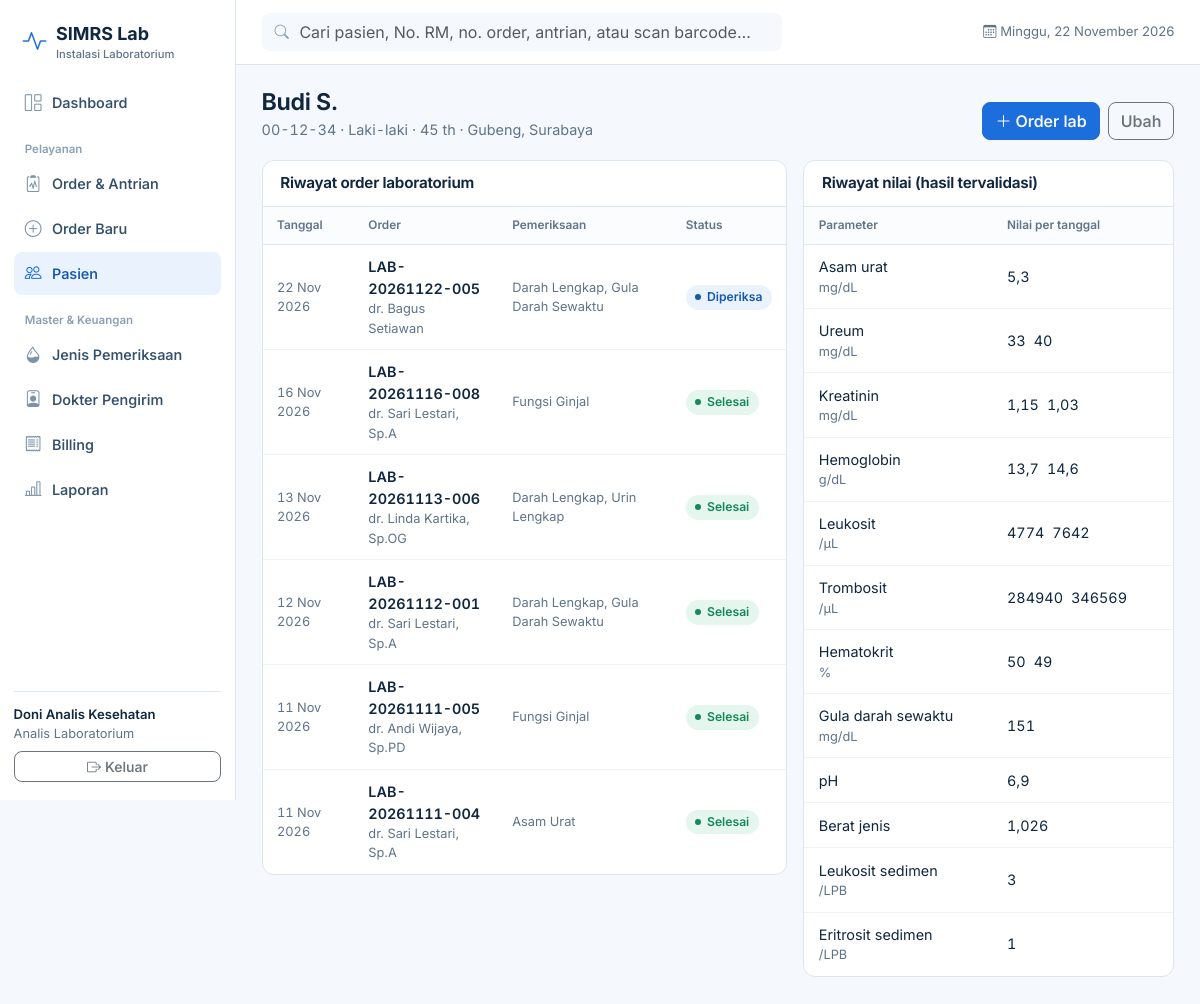
The page /patients/1 (signed in) on the database its author committed.
### tables this page shows
CREATE TABLE user (
    id            INTEGER PRIMARY KEY AUTOINCREMENT,
    username      TEXT NOT NULL UNIQUE,
    password_hash TEXT NOT NULL,
    nama          TEXT NOT NULL,
    role          TEXT NOT NULL CHECK (role IN ('admin','analis','dokter')),
    aktif         INTEGER NOT NULL DEFAULT 1
);

CREATE TABLE patient (
    id             INTEGER PRIMARY KEY AUTOINCREMENT,
    no_rm          TEXT NOT NULL UNIQUE,
    nama           TEXT NOT NULL,
    jenis_kelamin  TEXT NOT NULL CHECK (jenis_kelamin IN ('L','P')),
    tgl_lahir      TEXT NOT NULL,            -- YYYY-MM-DD
    alamat         TEXT,
    no_hp          TEXT,
    created_at     TEXT NOT NULL DEFAULT (datetime('now','localtime'))
);

CREATE TABLE billing (
    id          INTEGER PRIMARY KEY AUTOINCREMENT,
    order_id    INTEGER NOT NULL UNIQUE REFERENCES lab_order(id) ON DELETE CASCADE,
    total       INTEGER NOT NULL DEFAULT 0,
    status      TEXT NOT NULL DEFAULT 'belum' CHECK (status IN ('belum','lunas')),
    dibayar_at  TEXT,
    metode      TEXT
);

CREATE TABLE lab_order (
    id              INTEGER PRIMARY KEY AUTOINCREMENT,
    no_order        TEXT NOT NULL UNIQUE,   -- LAB-YYYYMMDD-001
    kode_antrian    TEXT NOT NULL,          -- B-05
    patient_id      INTEGER NOT NULL REFERENCES patient(id),
    doctor_id       INTEGER NOT NULL REFERENCES doctor(id),
    asal            TEXT NOT NULL DEFAULT 'Rawat Jalan',   -- Rawat Jalan / IGD / Rawat Inap
    prioritas       TEXT NOT NULL DEFAULT 'rutin' CHECK (prioritas IN ('rutin','cito')),
    catatan_klinis  TEXT,
    status          TEXT NOT NULL DEFAULT 'menunggu'
                    CHECK (status IN ('menunggu','dipanggil','sampel_diambil','diperiksa','selesai','batal')),
    tgl_order       TEXT NOT NULL,          -- YYYY-MM-DD HH:MM
    -- langkah 3: ambil sampel
    waktu_sampel    TEXT,
    jenis_sampel    TEXT,
    petugas_sampel  INTEGER REFERENCES user(id),
    barcode         TEXT UNIQUE,            -- langkah 4
    -- langkah 5-6: hasil & validasi
    waktu_hasil     TEXT,
    petugas_hasil   INTEGER REFERENCES user(id),
    waktu_validasi  TEXT,
    validator_id    INTEGER REFERENCES user(id),
    catatan_hasil   TEXT
);

CREATE TABLE doctor (
    id         INTEGER PRIMARY KEY AUTOINCREMENT,
    nama       TEXT NOT NULL,
    spesialis  TEXT NOT NULL,
    aktif      INTEGER NOT NULL DEFAULT 1
);

CREATE TABLE order_result (
    id            INTEGER PRIMARY KEY AUTOINCREMENT,
    order_id      INTEGER NOT NULL REFERENCES lab_order(id) ON DELETE CASCADE,
    parameter_id  INTEGER NOT NULL REFERENCES test_parameter(id),
    nilai         TEXT,
    flag          TEXT NOT NULL DEFAULT 'N' CHECK (flag IN ('N','H','L','HH','LL','A')),
    rujukan_teks  TEXT,                     -- snapshot rujukan yang dipakai
    sumber        TEXT NOT NULL DEFAULT 'manual' CHECK (sumber IN ('manual','alat')),
    UNIQUE (order_id, parameter_id)
);

CREATE TABLE test_parameter (
    id           INTEGER PRIMARY KEY AUTOINCREMENT,
    test_id      INTEGER NOT NULL REFERENCES lab_test(id) ON DELETE CASCADE,
    nama         TEXT NOT NULL,
    satuan       TEXT,
    tipe         TEXT NOT NULL DEFAULT 'angka' CHECK (tipe IN ('angka','pilihan')),
    ref_min_l    REAL,                      -- rujukan laki-laki
    ref_max_l    REAL,
    ref_min_p    REAL,                      -- rujukan perempuan
    ref_max_p    REAL,
    krit_min     REAL,                      -- nilai kritis bawah (opsional)
    krit_max     REAL,                      -- nilai kritis atas (opsional)
    pilihan      TEXT,                      -- daftar opsi dipisah '|', untuk tipe pilihan
    nilai_normal TEXT,                      -- opsi normal, untuk tipe pilihan
    desimal      INTEGER NOT NULL DEFAULT 1,
    urutan       INTEGER NOT NULL DEFAULT 0
);

### app/routes/patients.py (the view)
@bp.route("/<int:pid>")
def detail(pid):
    p = query("SELECT * FROM patient WHERE id=?", (pid,), one=True) or abort(404, "Pasien tidak ditemukan.")
    orders = query("""SELECT o.*, d.nama dokter, b.total, b.status bayar,
                      (SELECT GROUP_CONCAT(t.nama, ', ') FROM order_test ot JOIN lab_test t ON t.id=ot.test_id
                        WHERE ot.order_id=o.id) tests
                      FROM lab_order o JOIN doctor d ON d.id=o.doctor_id LEFT JOIN billing b ON b.order_id=o.id
                      WHERE o.patient_id=? ORDER BY o.tgl_order DESC""", (pid,))
    hist = query("""SELECT tp.nama, tp.satuan, r.nilai, r.flag, substr(o.tgl_order,1,10) tgl
                    FROM order_result r JOIN lab_order o ON o.id=r.order_id
                    JOIN test_parameter tp ON tp.id=r.parameter_id
                    WHERE o.patient_id=? AND o.status='selesai' AND tp.tipe='angka' ORDER BY o.tgl_order""", (pid,))
    trend = {}
    for h in hist:
        trend.setdefault(h["nama"], []).append(h)
    return render_template("patients/detail.html", p=p, orders=orders, trend=trend)

### app/db.py (called while the page is built)
def get_db():
    if "db" not in g:
        g.db = sqlite3.connect(current_app.config["DATABASE"])
        g.db.row_factory = sqlite3.Row
        g.db.execute("PRAGMA foreign_keys = ON")
    return g.db

def query(sql, args=(), one=False):
    cur = get_db().execute(sql, args)
    rows = cur.fetchall()
    cur.close()
    return (rows[0] if rows else None) if one else rows

### app/services.py (called while the page is built)
def age_of(tgl_lahir, today=None):
    today = today or date.today()
    y, m, d = map(int, tgl_lahir.split("-"))
    return today.year - y - ((today.month, today.day) < (m, d))

def tgl_indo(d, panjang=False):
    if isinstance(d, str):
        d = datetime.strptime(d[:10], "%Y-%m-%d")
    nama = BULAN_PANJANG if panjang else BULAN
    return f"{d.day} {nama[d.month - 1]} {d.year}"

def hari_ini_indo():
    d = datetime.now()
    return f"{HARI[d.weekday()]}, {tgl_indo(d, True)}"

### app/templates/patients/detail.html (shortened to what this page needs)
{% extends "base.html" %}{% block title %}{{ p.nama }}{% endblock %}
{% block content %}
{% import "_macros.html" as m with context %}
<div class="pagehead"><div><h1>{{ p.nama }}</h1><p class="mono">{{ p.no_rm }} · {{ 'Laki-laki' if p.jenis_kelamin == 'L' else 'Perempuan' }} · {{ p.tgl_lahir|umur }} th · {{ p.alamat }}</p></div>
  <div class="d-flex gap-2"><a class="btn btn-primary" href="{{ url_for('orders.baru', patient_id=p.id) }}"><i class="bi bi-plus-lg me-1"></i>Order lab</a>
    <a class="btn btn-outline-secondary" href="{{ url_for('patients.edit', pid=p.id) }}">Ubah</a>
      </div></div>
<div class="row g-3">
  <div class="col-xl-7"><div class="card"><div class="card-h"><h2>Riwayat order laboratorium</h2></div>
    {% if orders %}<div class="table-responsive"><table class="tbl"><thead><tr><th>Tanggal</th><th>Order</th><th>Pemeriksaan</th><th>Status</th></tr></thead><tbody>
      {% for o in orders %}<tr><td class="mono sub">{{ o.tgl_order|tgl }}</td>
        <td><a class="rowlink mono" href="{{ url_for('orders.detail', oid=o.id) }}">{{ o.no_order }}</a><div class="sub">{{ o.dokter }}</div></td>
        <td class="sub">{{ o.tests }}</td><td>{{ m.badge(o.status) }}</td></tr>{% endfor %}</tbody></table></div>
    {% else %}{{ m.empty('inbox', 'Belum ada order laboratorium.') }}{% endif %}</div></div>
  <div class="col-xl-5"><div class="card"><div class="card-h"><h2>Riwayat nilai (hasil tervalidasi)</h2></div>
    {% if trend %}<div class="table-responsive"><table class="tbl"><thead><tr><th>Parameter</th><th>Nilai per tanggal</th></tr></thead><tbody>
      {% for nama, items in trend.items() %}<tr><td>{{ nama }}<div class="sub">{{ items[0].satuan }}</div></td>
        <td>{% for h in items[-4:] %}<span class="me-2 mono {{ 'text-danger fw-bold' if h.flag != 'N' }}" title="{{ h.tgl|tgl }}">{{ h.nilai|angka_input }}</span>{% endfor %}</td></tr>{% endfor %}</tbody></table></div>
    {% else %}{{ m.empty('graph-up', 'Belum ada hasil tervalidasi.') }}{% endif %}</div></div>
</div>
{% endblock %}

### app/templates/base.html (shortened to what this page needs)
<!doctype html>
<html lang="id">
<head>
  <link rel="stylesheet" href="{{ url_for('static', filename='vendor/bootstrap.min.css') }}">
  <link rel="stylesheet" href="{{ url_for('static', filename='vendor/bootstrap-icons.min.css') }}">
  <link rel="stylesheet" href="{{ url_for('static', filename='css/app.css') }}">
</head>
<body>
{% import "_macros.html" as m with context %}
{% set ep = request.endpoint or '' %}
<div class="shell">
  <aside class="side">
    <a class="brand" href="{{ url_for('dashboard.index') }}"><i class="bi bi-activity"></i><span>SIMRS Lab<small>Instalasi Laboratorium</small></span></a>
    <nav class="nav-lab" aria-label="Menu utama">
      <a href="{{ url_for('dashboard.index') }}" class="{{ 'on' if ep == 'dashboard.index' }}"><i class="bi bi-grid-1x2"></i>Dashboard</a>
      <div class="grp">Pelayanan</div>
      <a href="{{ url_for('orders.index') }}" class="{{ 'on' if ep in ('orders.index','orders.detail') }}"><i class="bi bi-clipboard2-pulse"></i>Order &amp; Antrian</a>
      <a href="{{ url_for('orders.baru') }}" class="{{ 'on' if ep == 'orders.baru' }}"><i class="bi bi-plus-circle"></i>Order Baru</a>
      <a href="{{ url_for('patients.index') }}" class="{{ 'on' if ep.startswith('patients') }}"><i class="bi bi-people"></i>Pasien</a>
      <div class="grp">Master &amp; Keuangan</div>
      <a href="{{ url_for('master.tests') }}" class="{{ 'on' if ep.startswith('master.test') }}"><i class="bi bi-droplet-half"></i>Jenis Pemeriksaan</a>
      <a href="{{ url_for('master.doctors') }}" class="{{ 'on' if ep == 'master.doctors' }}"><i class="bi bi-person-badge"></i>Dokter Pengirim</a>
      <a href="{{ url_for('billing.index') }}" class="{{ 'on' if ep.startswith('billing') }}"><i class="bi bi-receipt"></i>Billing</a>
      <a href="{{ url_for('reports.index') }}" class="{{ 'on' if ep.startswith('reports') }}"><i class="bi bi-bar-chart-line"></i>Laporan</a>
    </nav>
    <div class="me">
      <div class="fw-semibold">{{ g.user.nama }}</div>
      <div class="sub mb-2">{{ {'admin':'Administrator','analis':'Analis Laboratorium','dokter':'Dokter Validator'}[g.user.role] }}</div>
      <form method="post" action="{{ url_for('auth.logout') }}">
        <button class="btn btn-sm btn-outline-secondary w-100"><i class="bi bi-box-arrow-right me-1"></i>Keluar</button>
      </form>
    </div>
  </aside>
  <div>
    <header class="top">
      <form class="gsearch" action="{{ url_for('dashboard.search') }}" role="search">
        <i class="bi bi-search"></i>
        <input class="form-control" name="q" value="{{ request.args.get('q','') if ep == 'dashboard.search' }}"
               placeholder="Cari pasien, No. RM, no. order, antrian, atau scan barcode…" aria-label="Pencarian global">
      </form>
      <span class="date ms-auto"><i class="bi bi-calendar3 me-1"></i>{{ today }}</span>
    </header>
    <main>
      {% block content %}{% endblock %}
    </main>
  </div>
</div>
</body>
</html>

### app/templates/_macros.html (shortened to what this page needs)
{% macro badge(s) %}<span class="st {{ STATUS[s].badge }}">{{ STATUS[s].label }}</span>{% endmacro %}

### app/static/css/app.css (style rules this page uses)
:root { --blue:#1b6edc;--blue-d:#1458b3;--blue-50:#eaf2fd;--blue-100:#d4e5fb; --ink:#10273f;--muted:#5f7389;--line:#dce6f1;--bg:#f5f8fc;--card:#fff; --red:#d64545;--red-50:#fdecec;--amber:#b87a00;--amber-50:#fff4dc;--green:#17875c;--green-50:#e4f6ee; --bs-body-font-family:"Inter",system-ui,-apple-system,"Segoe UI",Roboto,sans-serif; --bs-body-color:var(--ink);--bs-body-bg:var(--bg);--bs-primary:var(--blue);--bs-primary-rgb:27,110,220; --bs-link-color:var(--blue);--bs-border-color:var(--line);--bs-body-font-size:.9rem; }
body { font-feature-settings:"cv11","ss01";-webkit-font-smoothing:antialiased }
h1,h2,h3,h4,h5 { letter-spacing:-.015em;font-weight:650 }
.btn-primary { --bs-btn-bg:var(--blue);--bs-btn-border-color:var(--blue);--bs-btn-hover-bg:var(--blue-d);--bs-btn-hover-border-color:var(--blue-d);--bs-btn-active-bg:var(--blue-d) }
.btn { font-weight:550;border-radius:8px }
.form-control,.form-select { border-radius:8px;border-color:#cddaea }
.shell { display:grid;grid-template-columns:236px 1fr;min-height:100vh }
.side { background:#fff;border-right:1px solid var(--line);padding:1.1rem .85rem;position:sticky;top:0;height:100vh;display:flex;flex-direction:column }
.brand { display:flex;align-items:center;gap:.6rem;padding:.2rem .55rem 1.2rem;font-weight:700;font-size:1.12rem;color:var(--ink);text-decoration:none }
.brand i { color:var(--blue);font-size:1.5rem }
.brand small { display:block;font-weight:500;color:var(--muted);font-size:.7rem;margin-top:-2px }
.nav-lab a { display:flex;align-items:center;gap:.65rem;padding:.55rem .7rem;border-radius:8px;color:#34506b;text-decoration:none;font-weight:550;margin-bottom:2px }
.nav-lab a i { font-size:1.05rem;color:#7d93aa }
.nav-lab a.on { background:var(--blue-50);color:var(--blue-d) }
.nav-lab a.on i { color:var(--blue) }
.nav-lab .grp { font-size:.72rem;color:#8aa0b6;font-weight:600;padding:.9rem .7rem .3rem }
.side .me { margin-top:auto;border-top:1px solid var(--line);padding-top:.8rem;font-size:.82rem }
.top { display:flex;align-items:center;gap:1rem;padding:.8rem 1.6rem;background:#fff;border-bottom:1px solid var(--line);position:sticky;top:0;z-index:20 }
.top .date { color:var(--muted);font-size:.82rem;white-space:nowrap }
.gsearch { flex:1;max-width:520px;position:relative }
.gsearch i { position:absolute;left:.8rem;top:50%;transform:translateY(-50%);color:#8aa0b6 }
.gsearch input { padding-left:2.3rem;background:var(--bg);border-color:transparent }
main { padding:1.5rem 1.6rem 3rem;max-width:1360px }
.pagehead { display:flex;align-items:flex-end;justify-content:space-between;gap:1rem;margin-bottom:1.2rem;flex-wrap:wrap }
.pagehead h1 { font-size:1.45rem;margin:0 }
.pagehead p { margin:.15rem 0 0;color:var(--muted) }
.card { border:1px solid var(--line);border-radius:12px;background:var(--card);box-shadow:none }
.card-h { padding:.85rem 1.1rem;border-bottom:1px solid var(--line);display:flex;align-items:center;justify-content:space-between;gap:.5rem }
.card-h h2 { font-size:.95rem;margin:0 }
.sub { color:var(--muted);font-size:.8rem }
.mono { font-variant-numeric:tabular-nums }
.tbl { width:100%;border-collapse:separate;border-spacing:0 }
.tbl th { font-size:.74rem;color:var(--muted);font-weight:600;padding:.6rem .9rem;border-bottom:1px solid var(--line);background:#fafcfe;white-space:nowrap }
.tbl td { padding:.7rem .9rem;border-bottom:1px solid #eef3f9;vertical-align:middle }
.tbl tr:last-child td { border-bottom:0 }
.tbl a.rowlink { color:var(--ink);font-weight:600;text-decoration:none }
.st { display:inline-flex;align-items:center;gap:.35rem;font-size:.76rem;font-weight:600;padding:.2rem .6rem;border-radius:999px;white-space:nowrap }
.st::before { content:"";width:6px;height:6px;border-radius:50%;background:currentColor }
.st-test { background:var(--blue-50);color:var(--blue-d) }
.st-done { background:var(--green-50);color:var(--green) }

### rows shown on the page
user: user.nama "Doni Analis Kesehatan", role "Analis Laboratorium"
patient: nama "Budi S.", no_rm "00-12-34", jenis_kelamin "Laki-laki", tgl_lahir|umur "45", alamat "Gubeng, Surabaya"
billing: tgl_order|tgl "22 Nov 2026", no_order "LAB-20261122-005", dokter "dr. Bagus Setiawan", tests "Darah Lengkap, Gula Darah Sewaktu"
lab_order: status "Diperiksa"
billing: tgl_order|tgl "16 Nov 2026", no_order "LAB-20261116-008", dokter "dr. Sari Lestari, Sp.A", tests "Fungsi Ginjal"
lab_order: status "Selesai"
billing: tgl_order|tgl "13 Nov 2026", no_order "LAB-20261113-006", dokter "dr. Linda Kartika, Sp.OG", tests "Darah Lengkap, Urin Lengkap"
lab_order: status "Selesai"
billing: tgl_order|tgl "12 Nov 2026", no_order "LAB-20261112-001", dokter "dr. Sari Lestari, Sp.A", tests "Darah Lengkap, Gula Darah Sewaktu"
lab_order: status "Selesai"
billing: tgl_order|tgl "11 Nov 2026", no_order "LAB-20261111-005", dokter "dr. Andi Wijaya, Sp.PD", tests "Fungsi Ginjal"
lab_order: status "Selesai"
billing: tgl_order|tgl "11 Nov 2026", no_order "LAB-20261111-004", dokter "dr. Sari Lestari, Sp.A", tests "Asam Urat"
lab_order: status "Selesai"
order_result: nama "Asam urat", satuan "mg/dL", nilai|angka_input "5,3"
order_result: nama "Ureum", satuan "mg/dL", nilai|angka_input "33"
order_result: nilai|angka_input "40"
order_result: nama "Kreatinin", satuan "mg/dL", nilai|angka_input "1,15"
order_result: nilai|angka_input "1,03"
order_result: nama "Hemoglobin", satuan "g/dL", nilai|angka_input "13,7"
order_result: nilai|angka_input "14,6"
order_result: nama "Leukosit", satuan "/µL", nilai|angka_input "4774"
order_result: nilai|angka_input "7642"
order_result: nama "Trombosit", satuan "/µL", nilai|angka_input "284940"
order_result: nilai|angka_input "346569"
order_result: nama "Hematokrit", satuan "%", nilai|angka_input "50"
order_result: nilai|angka_input "49"
order_result: nama "Gula darah sewaktu", satuan "mg/dL", nilai|angka_input "151"
order_result: nama "pH", nilai|angka_input "6,9"
order_result: nama "Berat jenis", nilai|angka_input "1,026"
order_result: nama "Leukosit sedimen", satuan "/LPB", nilai|angka_input "3"
order_result: nama "Eritrosit sedimen", satuan "/LPB", nilai|angka_input "1"

### other values the page prints
{{ today }} "Minggu, 22 November 2026"
